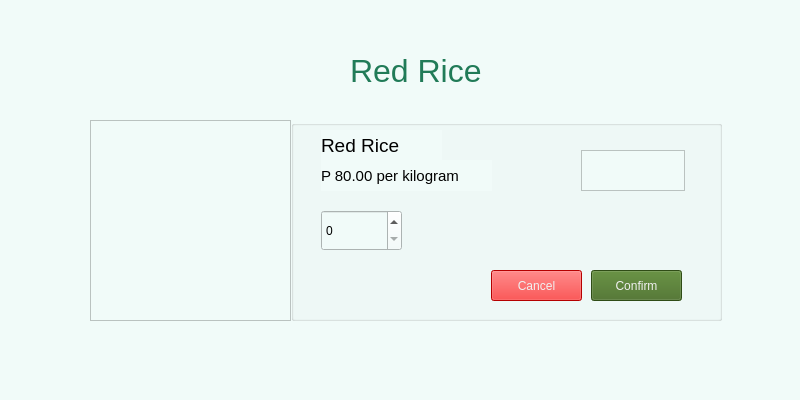
<?xml version="1.0" encoding="UTF-8"?>
<ui version="4.0">
 <class>redRiceForm</class>
 <widget class="QWidget" name="redRiceForm">
  <property name="geometry">
   <rect>
    <x>0</x>
    <y>0</y>
    <width>800</width>
    <height>400</height>
   </rect>
  </property>
  <property name="windowTitle">
   <string>Form</string>
  </property>
  <property name="styleSheet">
   <string notr="true">background-color:rgb(241, 251, 249)</string>
  </property>
  <widget class="QGroupBox" name="redRiceGroupBox">
   <property name="geometry">
    <rect>
     <x>291</x>
     <y>120</y>
     <width>431</width>
     <height>201</height>
    </rect>
   </property>
   <property name="title">
    <string/>
   </property>
   <widget class="QLabel" name="redRiceLabel">
    <property name="geometry">
     <rect>
      <x>30</x>
      <y>10</y>
      <width>121</width>
      <height>31</height>
     </rect>
    </property>
    <property name="font">
     <font>
      <pointsize>14</pointsize>
     </font>
    </property>
    <property name="text">
     <string>Red Rice</string>
    </property>
   </widget>
   <widget class="QLabel" name="redRicePrice">
    <property name="geometry">
     <rect>
      <x>30</x>
      <y>40</y>
      <width>171</width>
      <height>31</height>
     </rect>
    </property>
    <property name="font">
     <font>
      <pointsize>11</pointsize>
     </font>
    </property>
    <property name="text">
     <string>P 80.00 per kilogram</string>
    </property>
   </widget>
   <widget class="QSpinBox" name="redRiceSpinBox">
    <property name="geometry">
     <rect>
      <x>30</x>
      <y>90</y>
      <width>81</width>
      <height>41</height>
     </rect>
    </property>
   </widget>
   <widget class="QPlainTextEdit" name="redRiceTextEdit">
    <property name="enabled">
     <bool>false</bool>
    </property>
    <property name="geometry">
     <rect>
      <x>290</x>
      <y>30</y>
      <width>104</width>
      <height>41</height>
     </rect>
    </property>
   </widget>
   <widget class="QPushButton" name="redRiceConfirmButton">
    <property name="geometry">
     <rect>
      <x>300</x>
      <y>150</y>
      <width>91</width>
      <height>31</height>
     </rect>
    </property>
    <property name="styleSheet">
     <string notr="true">background-color: rgb(66, 107, 31);
color: rgb(240, 240, 240);
font: 10pt &quot;MS Shell Dlg 2&quot;;</string>
    </property>
    <property name="text">
     <string>Confirm</string>
    </property>
   </widget>
   <widget class="QPushButton" name="redRiceCancelButton">
    <property name="geometry">
     <rect>
      <x>200</x>
      <y>150</y>
      <width>91</width>
      <height>31</height>
     </rect>
    </property>
    <property name="styleSheet">
     <string notr="true">background-color: rgb(254, 0, 0);
font: 10pt &quot;MS Shell Dlg 2&quot;;
color: rgb(240, 240, 240);</string>
    </property>
    <property name="text">
     <string>Cancel</string>
    </property>
   </widget>
  </widget>
  <widget class="QLabel" name="redriceHeadLabel">
   <property name="geometry">
    <rect>
     <x>350</x>
     <y>40</y>
     <width>131</width>
     <height>61</height>
    </rect>
   </property>
   <property name="font">
    <font>
     <pointsize>24</pointsize>
    </font>
   </property>
   <property name="styleSheet">
    <string notr="true">color: rgb(33, 123, 88);</string>
   </property>
   <property name="text">
    <string>Red Rice</string>
   </property>
  </widget>
  <widget class="QGraphicsView" name="redRiceView">
   <property name="geometry">
    <rect>
     <x>90</x>
     <y>120</y>
     <width>201</width>
     <height>201</height>
    </rect>
   </property>
  </widget>
 </widget>
 <resources/>
 <connections/>
</ui>
